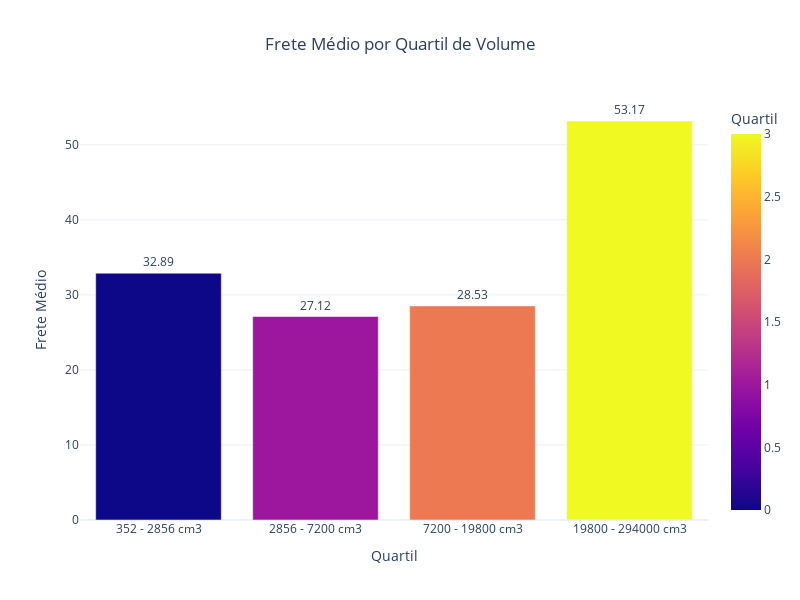

The notebook cell saved with this chart:
### Code cell
# Definir os intervalos de cada quartil
quartil_volumes_labels = {
    0: '352 - 2856 cm3',
    1: '2856 - 7200 cm3',
    2: '7200 - 19800 cm3',
    3: '19800 - 294000 cm3'
}

media_frete_volume = df_dimensao.groupby('quartil')['freight_value'].mean().reset_index()

media_frete_volume['intervalo'] = media_frete_volume['quartil'].map(quartil_volumes_labels)

fig = px.bar(media_frete_volume, x='quartil', y='freight_value',
            labels={'quartil': 'Quartil', 'freight_value': 'Frete Médio'},
            title='Frete Médio por Quartil de Volume',
            text='freight_value',  
            width=800, height=600,
            color='quartil',
            color_discrete_sequence=px.colors.qualitative.Pastel)  

# Atualizar os rótulos do eixo x para mostrar os intervalos dos quartis
fig.update_xaxes(tickvals=media_frete_volume['quartil'], ticktext=media_frete_volume['intervalo'])

# Formatar o texto das barras
fig.update_traces(texttemplate='%{text:.2f}', textposition='outside')

fig.update_layout(
    title_x=0.5,
    template='plotly_white'
)

fig.show()

### Figure 1 — Plotly figure (JSON) as saved in the notebook; plotly's stock layout.template omitted (floating-point values rounded to 4 significant figures)
{"data": [{"alignmentgroup": "True", "hovertemplate": "Quartil=%{marker.color}<br>Frete Médio=%{text}<extra></extra>", "legendgroup": "", "marker": {"color": [0, 1, 2, 3], "coloraxis": "coloraxis", "pattern": {"shape": ""}}, "name": "", "offsetgroup": "", "orientation": "v", "showlegend": false, "text": [32.89, 27.12, 28.53, 53.17], "textposition": "outside", "texttemplate": "%{text:.2f}", "type": "bar", "x": [0, 1, 2, 3], "xaxis": "x", "y": [32.89, 27.12, 28.53, 53.17], "yaxis": "y"}], "layout": {"barmode": "relative", "coloraxis": {"colorbar": {"title": {"text": "Quartil"}}, "colorscale": [[0, "#0d0887"], [0.1111, "#46039f"], [0.2222, "#7201a8"], [0.3333, "#9c179e"], [0.4444, "#bd3786"], [0.5556, "#d8576b"], [0.6667, "#ed7953"], [0.7778, "#fb9f3a"], [0.8889, "#fdca26"], [1, "#f0f921"]]}, "height": 600, "legend": {"tracegroupgap": 0}, "title": {"text": "Frete Médio por Quartil de Volume", "x": 0.5}, "width": 800, "xaxis": {"anchor": "y", "domain": [0, 1], "ticktext": ["352 - 2856 cm3", "2856 - 7200 cm3", "7200 - 19800 cm3", "19800 - 294000 cm3"], "tickvals": [0, 1, 2, 3], "title": {"text": "Quartil"}}, "yaxis": {"anchor": "x", "domain": [0, 1], "title": {"text": "Frete Médio"}}}}
